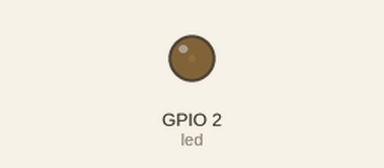
A program run on a simulated ESP32 board running MicroPython. Shown: output pins drawn as LEDs (lit = HIGH). What the program prints to the serial console is not drawn.

Above: at 0.05 s.
At 2.35 s:
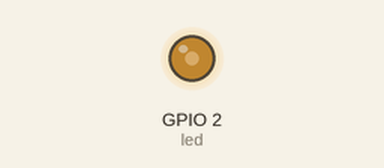
At 4.65 s:
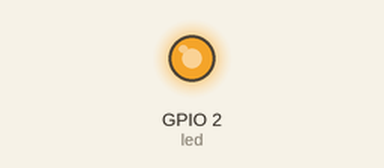
At 9.25 s:
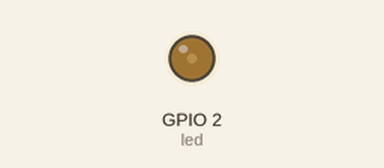
Timing chart, 0 to 13.4 s (numbered marks = the images above):
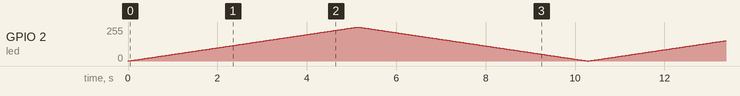

The program:

pwm.py
```python
from machine import Pin, PWM
import time

led = PWM(Pin(2),freq=1000) # GPIO2對應到內建的LED

while True:
    for n in range(1024):       #燈漸亮
        led.duty(n)
        time.sleep_ms(5)
    for n in range(1023,-1,-1): #燈漸熄
        led.duty(n)
        time.sleep_ms(5)
    print("change")
```
